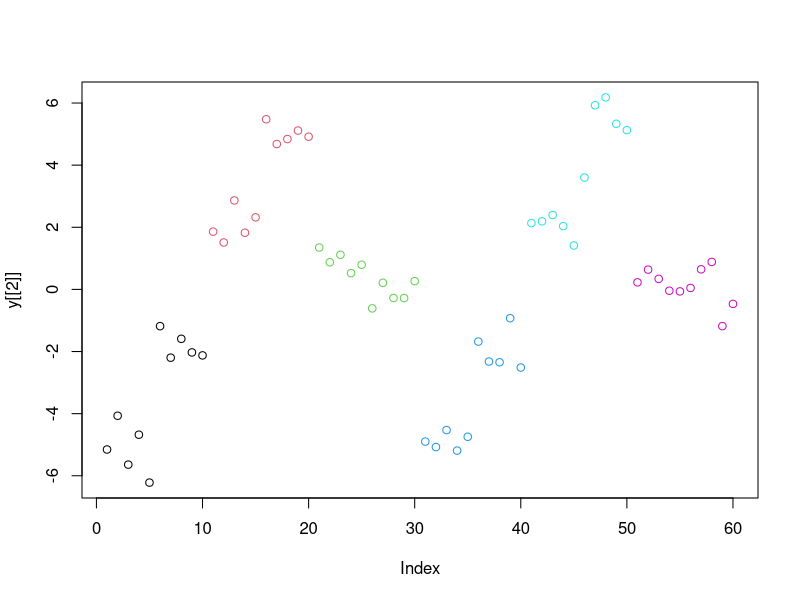
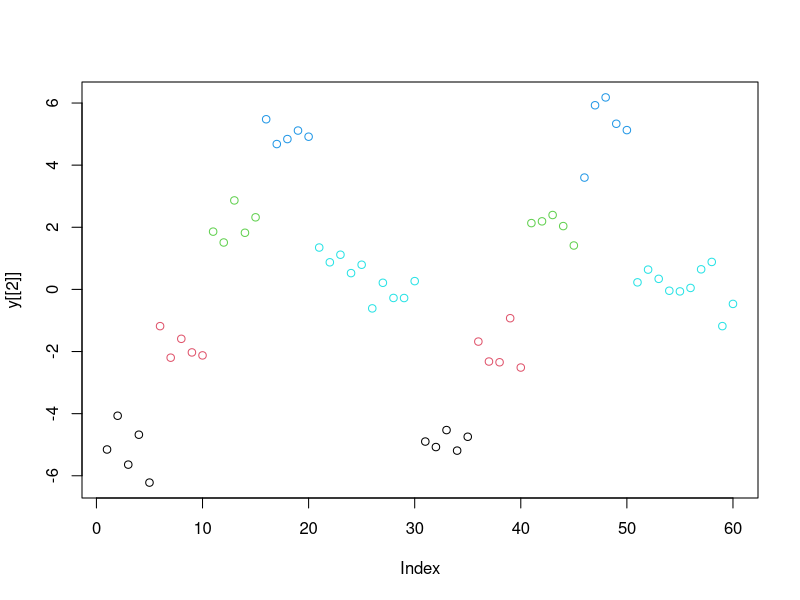

Here is the R script that generated these plots, in order: (Note: this script raises an error after producing the figures.)
sample_sizes = c(10,50,500,2500)#,5000)
replica_group = 2
s  = .6
mu = c(-5,-2,2,5,0)
sims = 50

# dataset 1 (simil-jasa)
for(xx in 1:length(sample_sizes)){
  
  name <- paste0("Simulation1/Datasets/scen1_samplesize",sample_sizes[xx])
  dir.create(name)
  
  y = list()
  group = list()
  group_ss  = sample_sizes[xx]
  
  
  set.seed(123454321*xx)
  
  
  for(i in 1:sims){
    Y = c()
    Gr = c()
    
    for(j in 1:replica_group){
      Y = c(Y, rnorm(group_ss/2,mu[1],s), rnorm(group_ss/2,mu[2],s),
            rnorm(group_ss/2,mu[3],s), rnorm(group_ss/2,mu[4],s),
            rnorm(group_ss/1,mu[5],s))
      
      Gr = c(Gr,
             c(rep(1. +(3*(j-1)) ,  group_ss),
               rep(2. +(3*(j-1)),   group_ss),
               rep(3. +(3*(j-1)),   group_ss) ))
    }
    
    y[[i]] = Y
    group[[i]] = Gr
  }
  
  oc_groundtruth <- c(rep(1,group_ss/2), rep(2,group_ss/2),
                      rep(3,group_ss/2), rep(4,group_ss/2),
                      rep(5,group_ss))
  
  oc_groundtruth <- rep(oc_groundtruth,replica_group)
  dc_groundtruth <- rep(c(1,2,3),replica_group)
  
  plot(y[[2]],col=group[[2]])
  plot(y[[2]],col=oc_groundtruth)
  
  saveRDS(y, paste0(name,"/data_list",sims,".RDS"))
  saveRDS(group, paste0(name,"/group_list",sims,".RDS"))
  saveRDS(dc_groundtruth, paste0(name,"/trueDC_list",sims,".RDS"))
  saveRDS(oc_groundtruth, paste0(name,"/trueOC_list",sims,".RDS"))
}

f1 = function(x) .5*dnorm(x,mu[1],s)+.5*dnorm(x,mu[2],s)
f2 = function(x) .5*dnorm(x,mu[3],s)+.5*dnorm(x,mu[4],s)
f3 = function(x) .5*dnorm(x,mu[5],s)+.5*dnorm(x,mu[5],s)
